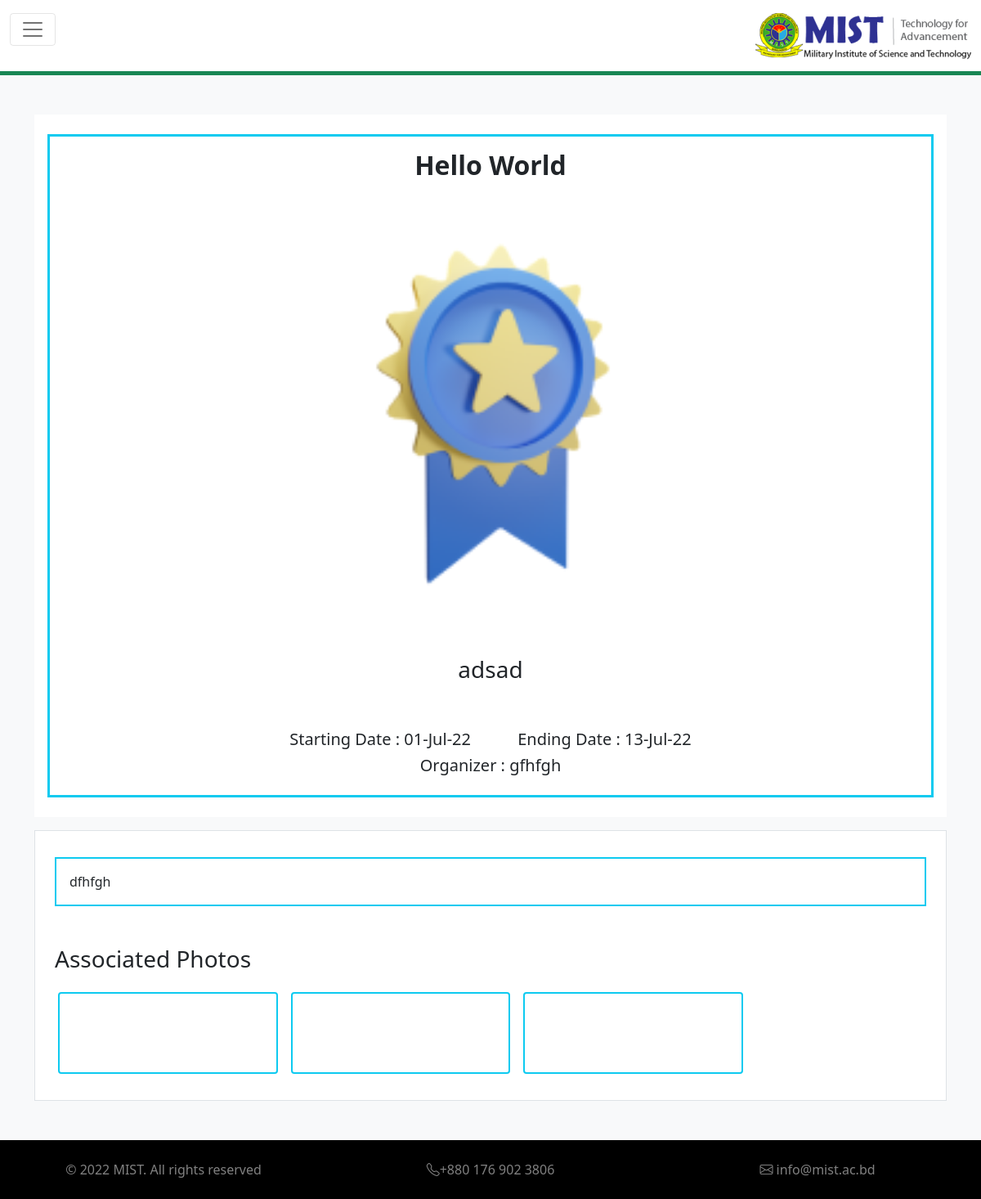
Screenshot of /Admin_page/activity_details_admin.php?id=29 (signed in) with the database file from the repository.
### tables this page shows
CREATE TABLE `addactivity` (
  `id` int(255) NOT NULL,
  `EventName` varchar(200) NOT NULL,
  `EventTag` varchar(200) NOT NULL,
  `CommenceDate` date NOT NULL,
  `CompletionDate` date NOT NULL,
  `PostDetails` varchar(2000) NOT NULL,
  `Organizer` varchar(200) NOT NULL,
  `ActivityPhoto` varchar(200) NOT NULL,
  `session` varchar(256) NOT NULL
);

### Admin_page/activity_details_admin.php (the view, shortened to what this page needs)
<?php
if (isset($_SESSION['id']) && isset($_SESSION['user_name'])) {
  include_once 'db_conn.php';
  $code = $_GET["id"];
  $result = mysqli_query($conn, "SELECT * FROM addactivity where id=$code");
  $row = mysqli_fetch_array($result);
?>
  <!DOCTYPE html>
  <html lang="en">
  <head>
    <link href="https://cdn.jsdelivr.net/npm/bootstrap@5.1.3/dist/css/bootstrap.min.css" rel="stylesheet" />
    <link rel="stylesheet" href="https://cdn.jsdelivr.net/npm/bootstrap-icons@1.8.1/font/bootstrap-icons.css" />
  </head>
  <body>
    <nav class="navbar navbar-expand-xxl navbar-light border-bottom border-5 border-success">
      <div class="container-fluid">
        <button class="navbar-toggler mb-3" type="button" data-bs-toggle="collapse" data-bs-target="#navbarSupportedContent" aria-controls="navbarSupportedContent" aria-expanded="false" aria-label="Toggle navigation">
          <span class="navbar-toggler-icon"></span>
        </button>
        <a href="home_admin.php">
          <img class="ms-md-5 ms-1" src="../img/navlogo.png" alt="logo" /></a>
      </div>
    </nav>
    <div class="bg-light">
      <div class="container pt-5">
        <div class="card-body bg-white">
          <div class="p-3 mt-2 mb-2 border border-3 border-info">
            <h2 class="mb-5 text-center fw-bold"><?php echo $row["EventName"]; ?></h2>
            <img <?php echo "src='images/" . $row['ActivityPhoto'] . "' "; ?> class="rounded my-3 mx-auto d-block" style="width: 80%" alt="..." />
            <h3 class="mb-2 mt-3 text-center"><?php echo $row["EventTag"]; ?></h3><br><br>
            <h5 class="text-center">Starting Date :
              <?php echo date('d-M-y', strtotime($row["CommenceDate"])) ?>&nbsp&nbsp&nbsp&nbsp&nbsp&nbsp&nbsp&nbsp&nbsp&nbsp
              Ending Date :
              <?php echo date('d-M-y', strtotime($row["CompletionDate"])) ?>
            </h5>
            <h5 class="text-center">Organizer :
              <?php echo $row["Organizer"]; ?>
            </h5>
          </div>
        </div>
      </div>
      <div class="container pt-3">
        <div class="row border bg-white m-0">
          <div class="col-12 p-4 pt-4 main-content">
            <div class="info-detail mt-2 border border-2 border-info p-3">
              <p class="card-text fw-normal">
                <?php echo $row["PostDetails"]; ?>
              </p>
            </div>
            <h3 class="mb-3 mt-5">Associated Photos</h3>
            <div class="container ps-2 pe-2">
              <div class="row">
                <div class="col-md-3 col-6 py-4 border border-info border-2 m-2 rounded">
                </div>
                <div class="col-md-3 col-6 py-4 border border-info border-2 m-2 rounded">
                </div>
                <div class="col-md-3 col-6 py-4 border border-info border-2 m-2 rounded">
                </div>
              </div>
            </div>
          </div>
        </div>
      </div>
      <div class="container-fluid bg-black py-2 mt-5">
        <div class="row">
          <div class="col-md-4 col-12 pt-3">
            <p class="text-white-50 text-center">
              © 2022 MIST. All rights reserved
            </p>
          </div>
          <div class="col-md-4 col-12 pt-3">
            <p class="text-white-50 text-center">
              <i class="bi bi-telephone"></i>+880 176 902 3806
            </p>
          </div>
          <div class="col-md-4 col-12 pt-3">
            <p class="text-white-50 text-center">
              <i class="bi bi-envelope"></i> info@mist.ac.bd
            </p>
          </div>
        </div>
      </div>
    </div>
  </body>
  </html>
<?php
} else {
  header("Location: ../logout.php");
  exit();
}
?>

### rows the page displays
addactivity: EventName "Hello World", ActivityPhoto (picture), EventTag "adsad", CommenceDate "01-Jul-22", CompletionDate "13-Jul-22", Organizer "gfhfgh", PostDetails "dfhfgh"
